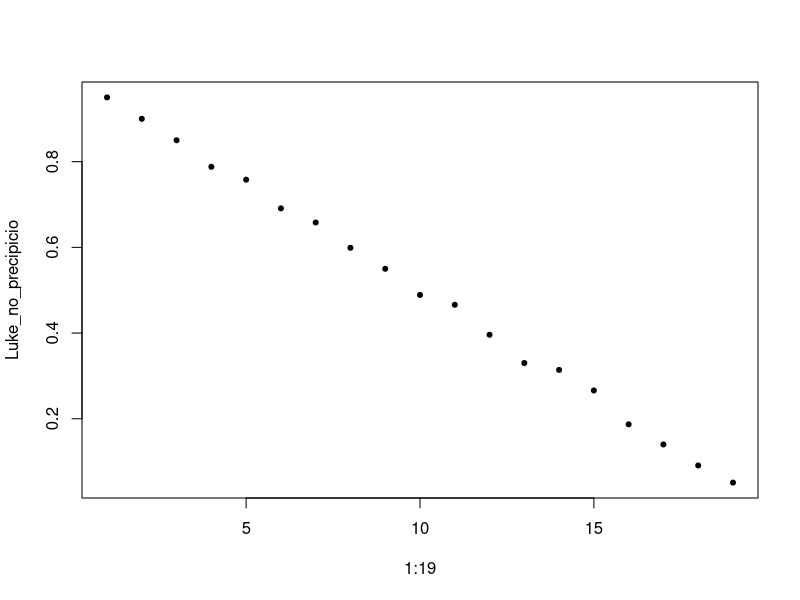

Here is the R script that generated this plot:
N <- 20 

lukeDePorre <- function (L) {
  ## L Posicao inicial de Luke
  aux <- L
  casa <- 0
  precipicio <- 0
  
  ## MC
  for(i in 1:1000) {
    L <- aux ## Luke volta a L
    # 10000 até ele ganhar ou perder e recomeçar de novo
    
    while (TRUE) {
      passo_luke = sample(c(1,-1), size = 1, replace = TRUE) ###passo a passo
      
      L <- L + passo_luke ##posicao atual
      
      ## Luke caiu 
      if (L == 0) {
        precipicio <- precipicio + 1
        break
      } 
      ## Luke chegou em casa
      if (L == N) {
        casa <- casa + 1
        break
      }
    }
  }
  
  return (precipicio/1000)
}

Luke_no_precipicio  <- c() 

for(i in 1:19) {
  Luke_no_precipicio[i] <- lukeDePorre(i)
}

plot(x = 1:19, y = Luke_no_precipicio, pch = 20)